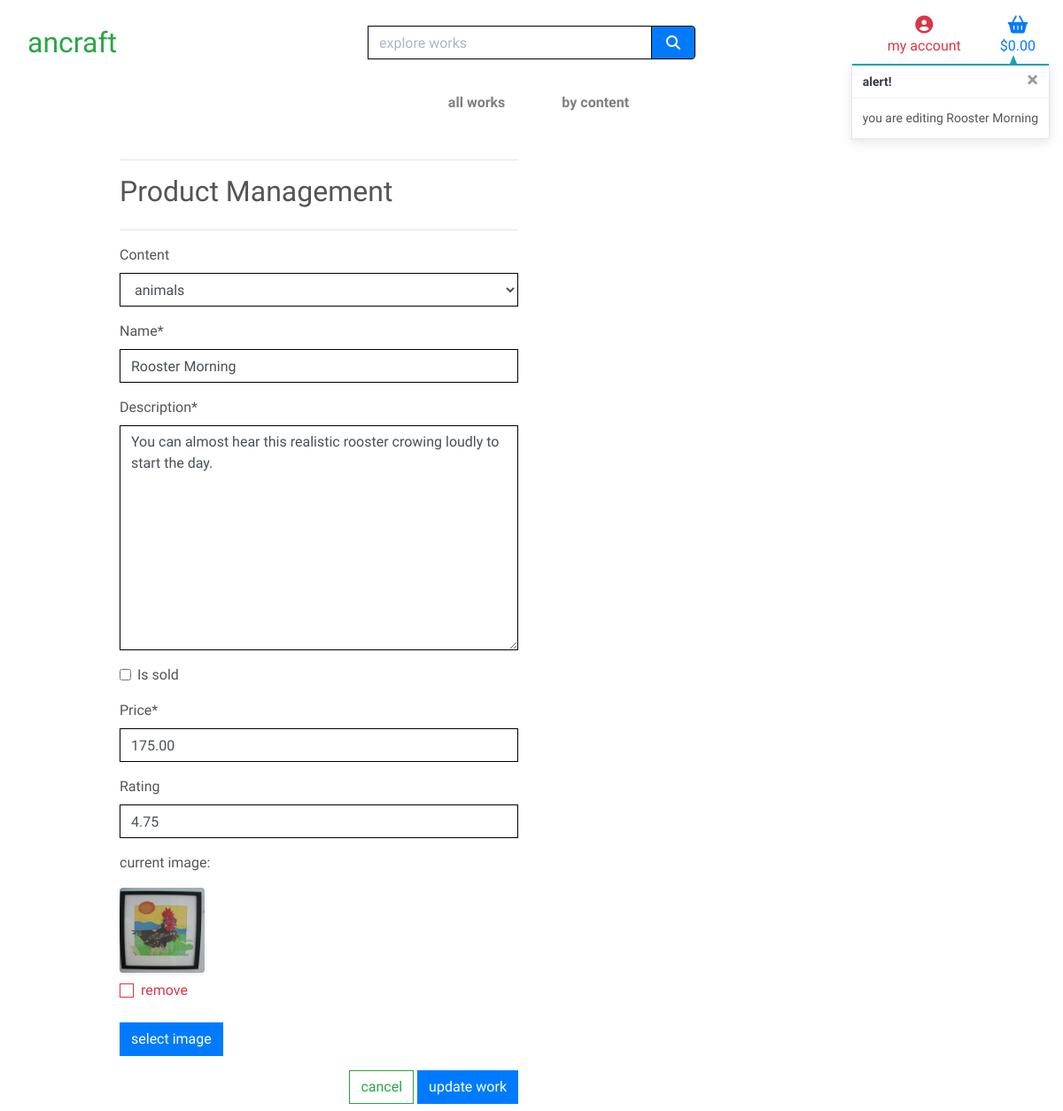
Page /works/edit/2/ (signed in) on the earlier database version.
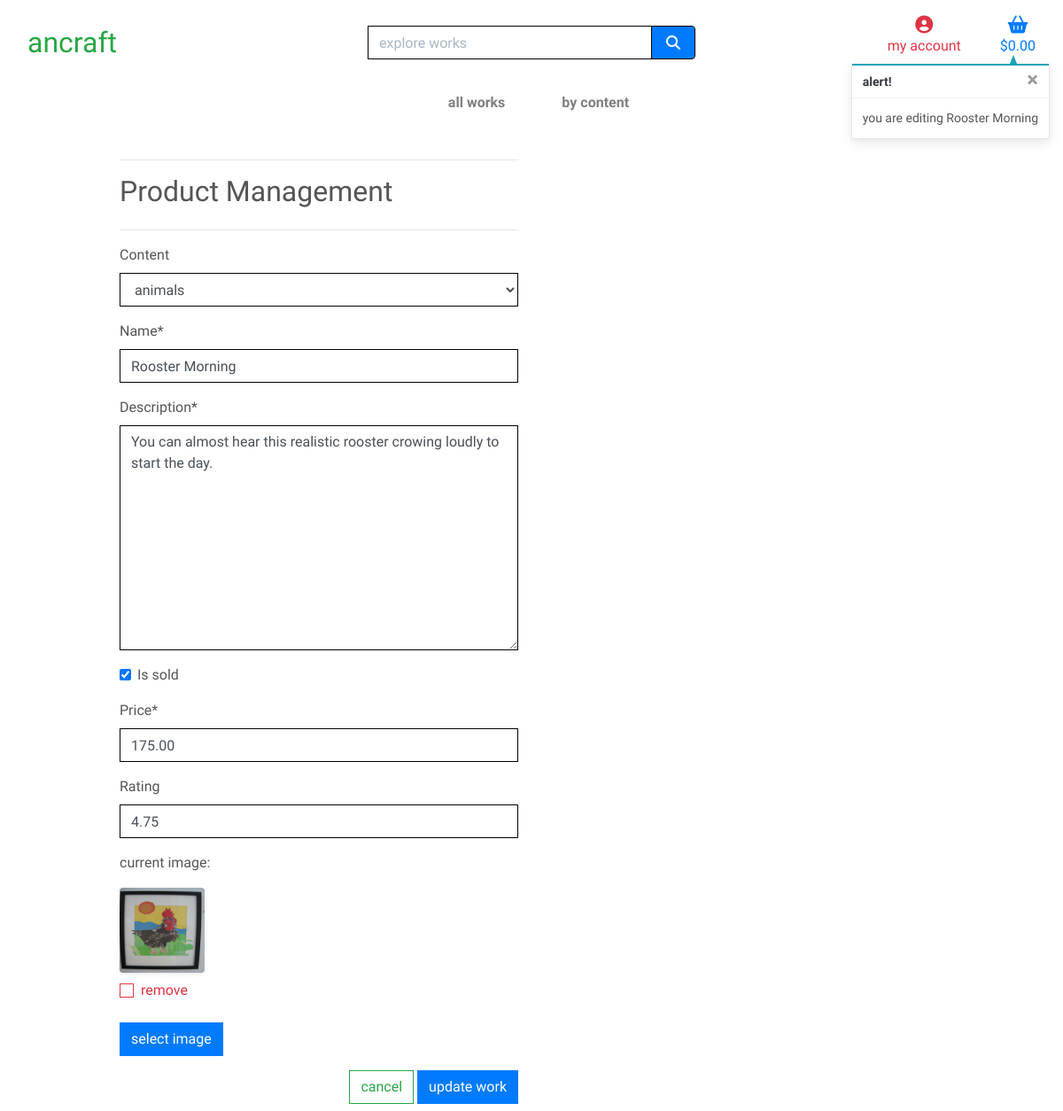
Same page on the later database version.
### works/models.py (models this page shows, shortened)
class Work(models.Model):
    class Meta:
        verbose_name_plural = 'Works'
    content = models.ForeignKey('Content', null=True, blank=True,
                                 on_delete=models.SET_NULL)
    name = models.CharField(max_length=254)
    description = models.TextField()
    is_sold = models.BooleanField(default=False)
    price = models.DecimalField(max_digits=6, decimal_places=2)
    rating = models.DecimalField(max_digits=3, decimal_places=2, null=True, blank=True, default=1, validators=[
                                 MaxValueValidator(5), MinValueValidator(1)])
    image = models.ImageField(null=True, blank=True)

### works/views.py (the view)
# urls.py: path('edit/<int:work_id>/', views.edit_work, name='edit_work'),
@login_required
def edit_work(request, work_id):
    if not request.user.is_superuser:
        messages.error(request, 'sorry, only store owners can do that.')
        return redirect(reverse('home'))
    work = get_object_or_404(Work, pk=work_id)
    if request.method == 'POST':
        form = WorkForm(request.POST, request.FILES, instance=work)
        if form.is_valid():
            form.save()
            messages.success(request, 'successfully updated work!')
            return redirect(reverse('work_item', args=[work.id]))
        else:
            messages.error(request, 'failed to update work. please ensure the form is valid.')
    else:
        form = WorkForm(instance=work)
        messages.info(request, f'you are editing {work.name}')
    template = 'works/edit_work.html'
    context = {
        'form': form,
        'work': work,
    }
    return render(request, template, context)

### works/forms.py
class WorkForm(forms.ModelForm):
    class Meta:
        model = Work
        fields = '__all__'
    image = forms.ImageField(label='image', required=False, widget=CustomClearableFileInput)
    def __init__(self, *args, **kwargs):
        super().__init__(*args, **kwargs)
        contents = Content.objects.all()
        for field_name, field in self.fields.items():
            field.widget.attrs['class'] = 'border-black rounded-0'

### cart/contexts.py (called while the page is built, shortened)
def cart_sum(request):
    cart = request.session.get('cart', {})
    cart_items = []
    total = 0
    work_count = 0
    delivery_cost = total * Decimal(settings.STANDARD_DELIVERY_PERCENTAGE / 100)
    grand_total = delivery_cost + total
    context = {
        'cart_items': cart_items,
        'total': total,
        'work_count': work_count,
        'delivery_cost': delivery_cost,
        'grand_total': grand_total,
    }
    return context

### works/models.py (called while the page is built)
    def __str__(self):
        return self.name

### works/templates/works/edit_work.html (shortened to what this page needs)
{% extends "base.html" %}
{% load static %}
{% block page_header %}
    <div class="container header-container">
    </div>
{% endblock %}
{% block content %}
    <div class="overlay"></div>
    <div class="container">
        <div class="row">
            <div class="col-12 col-md-6">
                <hr>
                <h2 class="logo-font mb-4">Product Management</h2>
                <h5 class="text-muted"edit a work</h5>
                <hr>
            </div>
        </div>
        <div class="row">
            <div class="col-12 col-md-6">
                <form method="POST" action="{% url 'edit_work' work.id %}" class="form mb-2" enctype="multipart/form-data">
                    {% for field in form %}
                        {% if field.name != 'image' %}
                            {{ field | as_crispy_field }}
                        {% else %}
                            {{ field }}
                        {% endif %}
                    {% endfor %}
                    <div class="text-right">
                        <a class="btn btn-outline-success rounded-0" href="{% url 'works' %}">cancel</a>
                        <button class="btn btn-primary rounded-0" type="submit">update work</button>
                    </div>
                </form>
            </div>
        </div>
    </div>
{% endblock %}

Differences in the rows shown:
changed Work "animals": is_sold "☐" → "☑"
